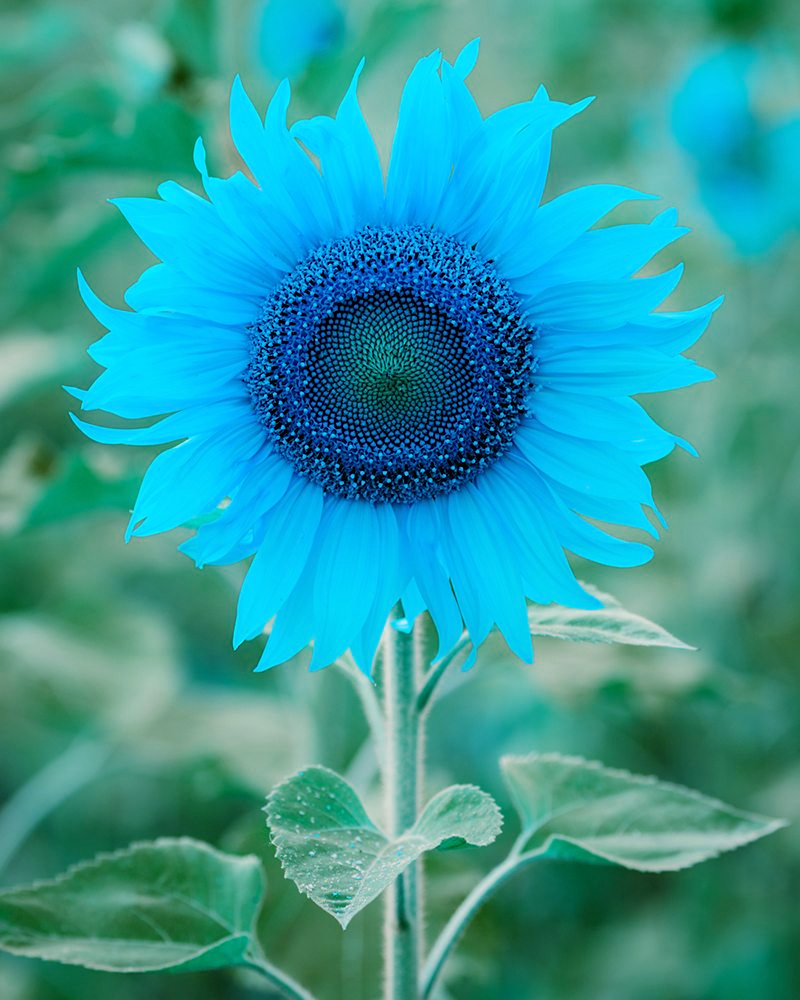
#> input picture Image processing/Photos/test_flower.jpg, 800 x 1000 px, found by its file name
$ python horizontalVartical.py
#> lines starting #> are read from the running program, lines starting #| are printed output that depends on the picture
import cv2
import matplotlib.pyplot as plt

img = cv2.imread(r"C:\Users\sghor\Desktop\Souvik\Programming\MMVL project requirments\Image processing\Photos\test_flower.jpg", cv2.IMREAD_COLOR_RGB)
#> img is the input picture: shape (1000, 800, 3); mean B, G, R 155.1, 154.1, 48.9

h_flip = cv2.flip(img, 1)
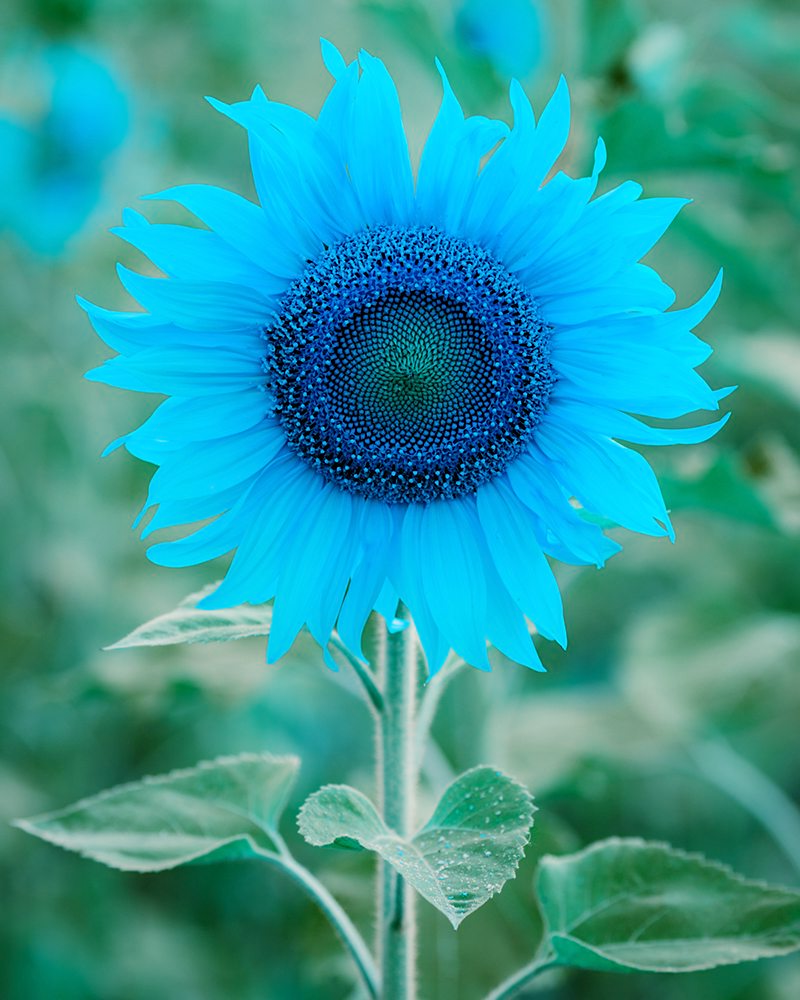
#> h_flip: shape (1000, 800, 3); mean B, G, R 155.1, 154.1, 48.9
v_flip = cv2.flip(img, 0)
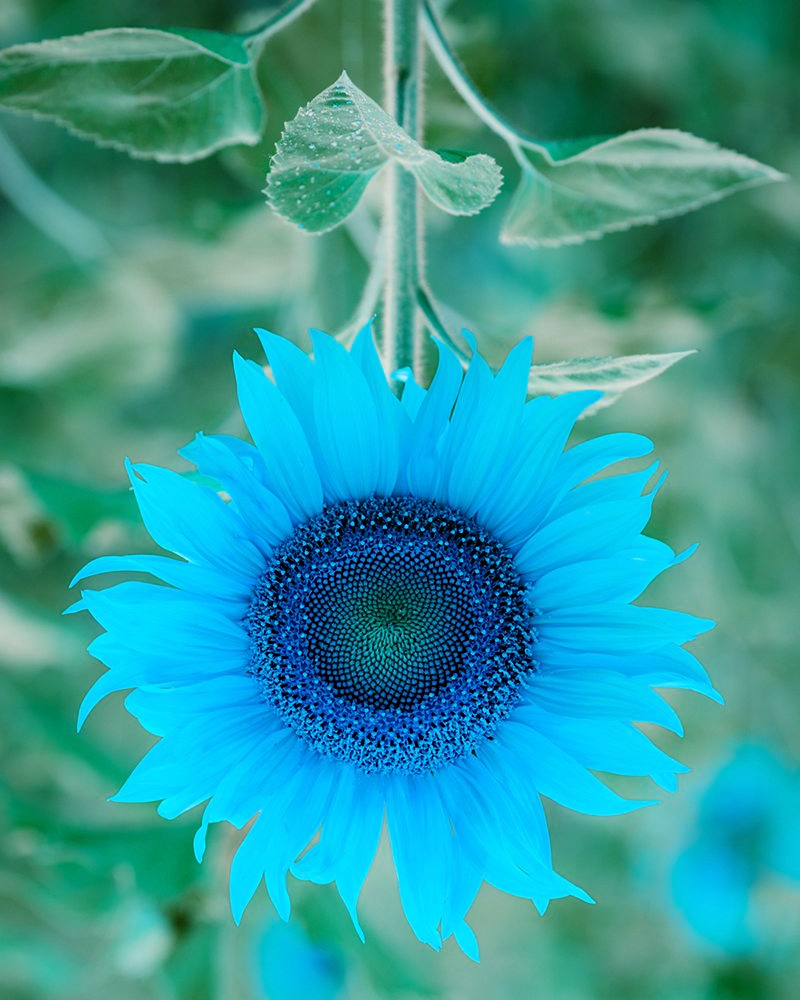
#> v_flip: shape (1000, 800, 3); mean B, G, R 155.1, 154.1, 48.9
mix_flip = cv2.flip(img, -1)
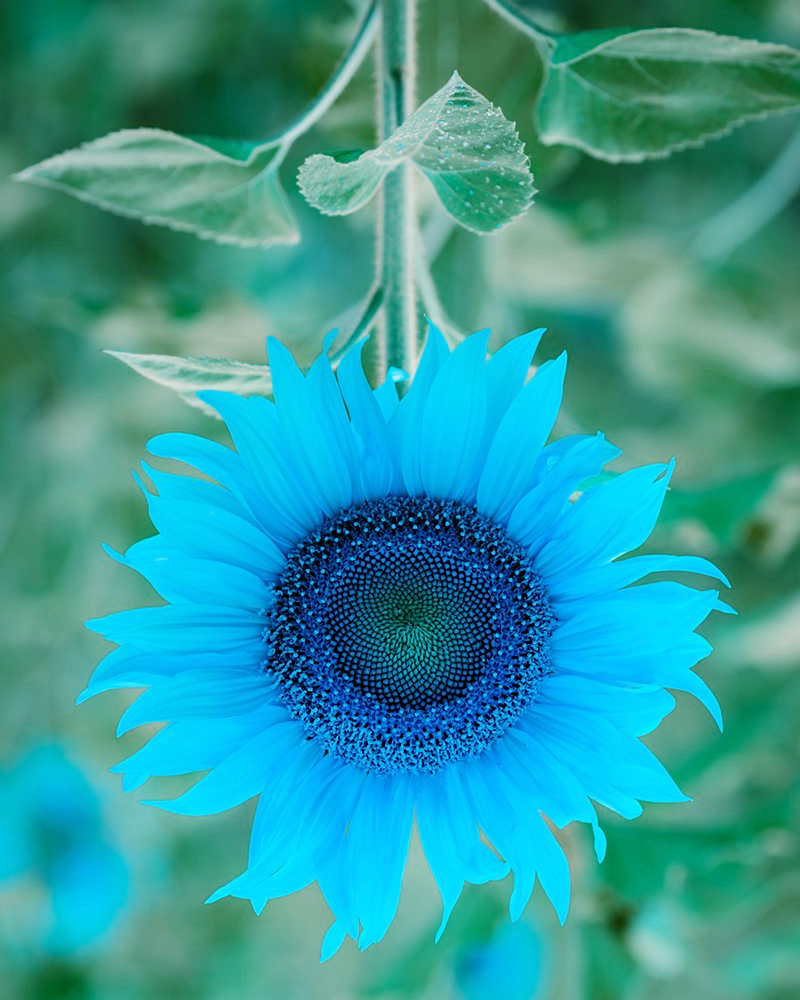
#> mix_flip: shape (1000, 800, 3); mean B, G, R 155.1, 154.1, 48.9

plt.figure(figsize = (20, 5))
plt.subplot(1, 4, 1)
plt.imshow(img)
plt.title("Original Image")
plt.axis("off")
plt.subplot(1, 4, 2)
plt.imshow(h_flip)
plt.title("Horizontal Flip")
plt.axis("off")
plt.subplot(1, 4, 3)
plt.imshow(v_flip)
plt.title("Vertical Flip")
plt.axis("off")
plt.subplot(1, 4, 4)
plt.imshow(mix_flip)
plt.title("Mix Flip")
plt.axis("off")
plt.show()
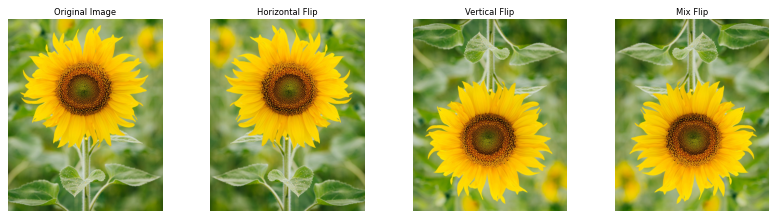
#> figure drawn by matplotlib, 4 panels; B, G, R data is drawn as R, G, B

$ run again, with Image processing/Photos/low_const.jpg copied over Image processing/Photos/test_flower.jpg
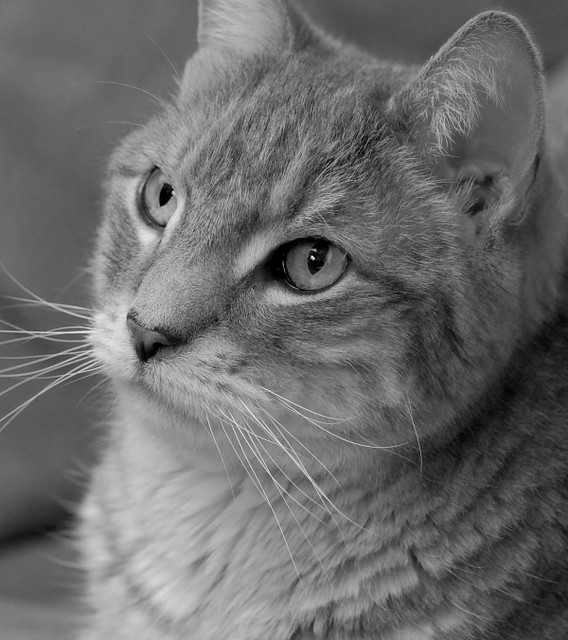
#> input picture Image processing/Photos/low_const.jpg, 568 x 640 px, found by its file name
#> img is the input picture: shape (640, 568, 3); min 0, max 255, mean 107.3
#> `mix_flip = cv2.flip(img, -1)`:
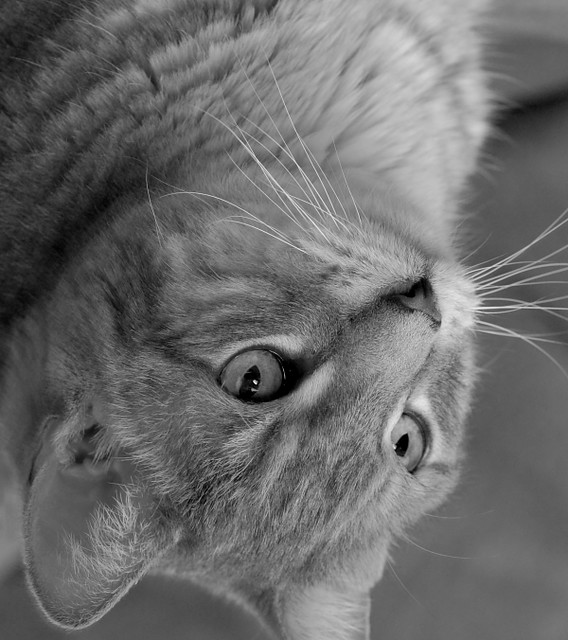
#> mix_flip: shape (640, 568, 3); min 0, max 255, mean 107.3
#> `plt.show()`:
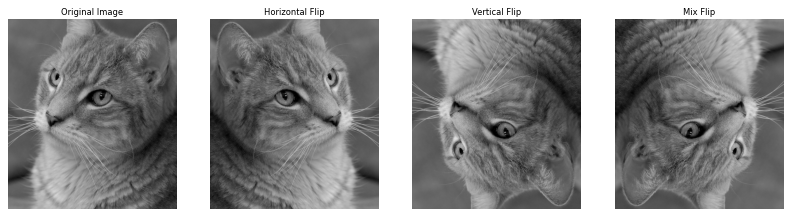
#> figure drawn by matplotlib, 4 panels

$ run again, with Image processing/Photos/photo.jpg copied over Image processing/Photos/test_flower.jpg
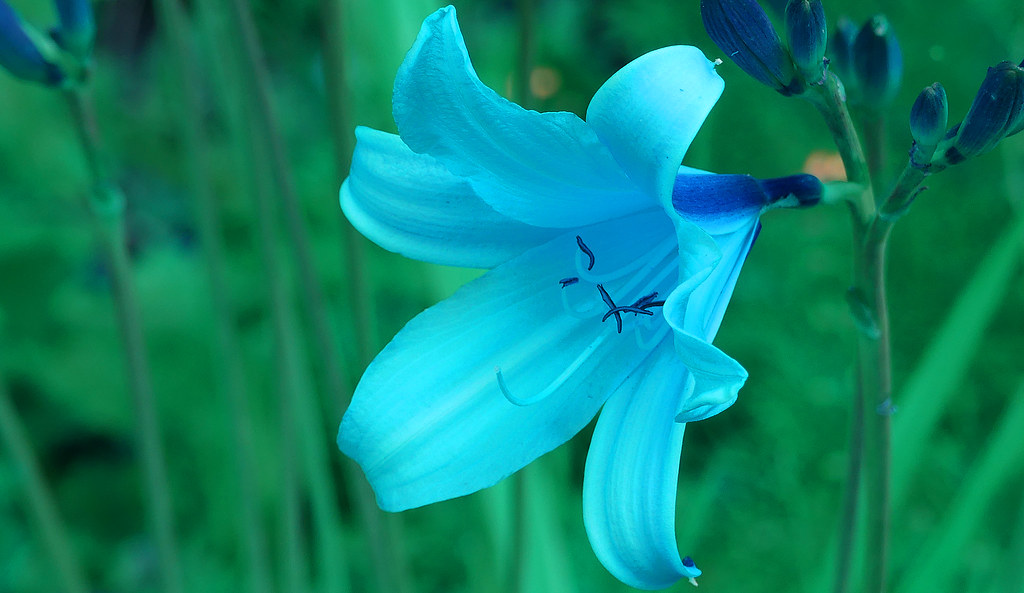
#> input picture Image processing/Photos/photo.jpg, 1024 x 593 px, found by its file name
#> img is the input picture: shape (593, 1024, 3); mean B, G, R 109, 131.6, 11.3
#> `mix_flip = cv2.flip(img, -1)`:
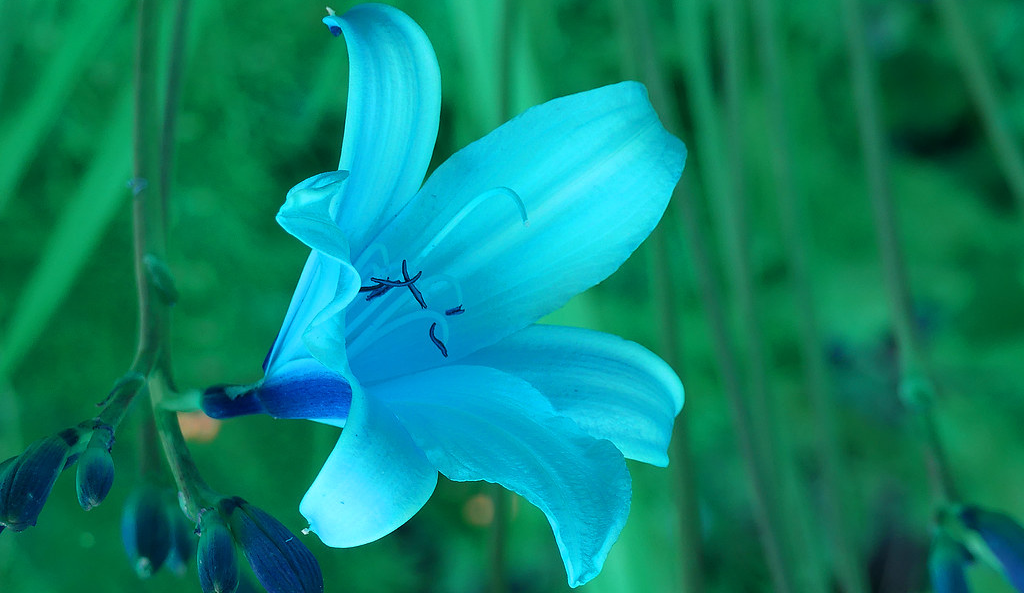
#> mix_flip: shape (593, 1024, 3); mean B, G, R 109, 131.6, 11.3
#> `plt.show()`:
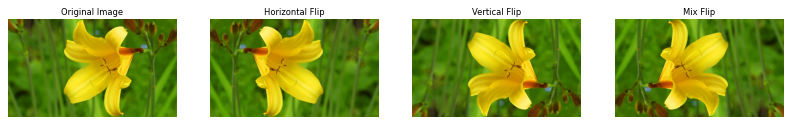
#> figure drawn by matplotlib, 4 panels; B, G, R data is drawn as R, G, B
